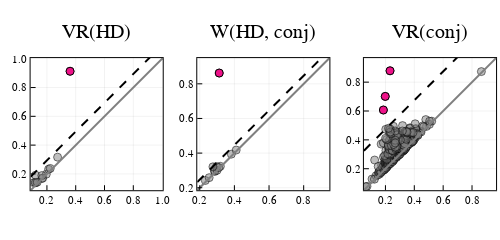

The cell this chart's notebook holds for it:
### Markdown cell above
### Analogous pair via witness bar 136

### Code cell
# plot persistence diagrams
witness_bar = 12
p1 = plot_PD(barcode_VR_HD, title = "VR(HD)", highlight = analogous_HD[witness_bar]["baseline_bar_extension"], cutoff = HD_cutoff)
p2 = plot_PD(barcode_W_HD_conj, title = "W(HD, conj)", highlight = [witness_bar], cutoff = W_cutoff)
p3 = plot_PD(barcode_VR_conj, title = "VR(conj)", highlight = analogous_conj[witness_bar]["baseline_bar_extension"], cutoff = conj_cutoff)
plot(p1, p2, p3, layout = HD(1,3), size = (500, 200))

### Figure 1 — Plotly figure (JSON) as saved in the notebook; plotly's stock layout.template omitted (floating-point values rounded to 4 significant figures; data arrays with more than 128 entries replaced by an {"elided": "..."} marker saying what was removed)
{"data": [{"colorbar": {"title": ""}, "legendgroup": "", "marker": {"color": "rgba(128, 128, 128, 0.500)", "line": {"color": "rgba(0, 0, 0, 0.500)", "width": 1}, "size": 8, "symbol": "circle"}, "mode": "markers", "name": "", "showlegend": false, "type": "scatter", "x": [0.1224, 0.1652, 0.1958, 0.2116, 0.1083, 0.119, 0.1323, 0.1707, 0.2232, 0.2741, 0.3607, 0.1215, 0.1647], "xaxis": "x1", "y": [0.1382, 0.1676, 0.1982, 0.2323, 0.1395, 0.14, 0.1426, 0.1716, 0.2381, 0.3163, 0.9131, 0.1914, 0.1886], "yaxis": "y1", "zmax": null, "zmin": null}, {"colorbar": {"title": ""}, "legendgroup": "", "line": {"color": "rgba(128, 128, 128, 1.000)", "dash": "solid", "shape": "linear", "width": 2}, "mode": "lines", "name": "", "showlegend": false, "type": "scatter", "x": [0.08665, 1.004], "xaxis": "x1", "y": [0.08665, 1.004], "yaxis": "y1", "zmax": null, "zmin": null}, {"colorbar": {"title": ""}, "hoverinfo": "text", "legendgroup": "", "marker": {"color": "rgba(238, 18, 137, 1.000)", "line": {"color": "rgba(0, 0, 0, 1.000)", "width": 1}, "size": 8, "symbol": "circle"}, "mode": "markers", "name": "", "showlegend": false, "text": [11], "type": "scatter", "x": [0.3607], "xaxis": "x1", "y": [0.9131], "yaxis": "y1", "zmax": null, "zmin": null}, {"colorbar": {"title": ""}, "hoverinfo": "none", "legendgroup": "", "line": {"color": "rgba(0, 0, 0, 1.000)", "dash": "dash", "shape": "linear", "width": 2}, "mode": "lines", "name": "", "showlegend": false, "type": "scatter", "x": [0.08665, 0.09561, 0.1785, 0.2283, 0.2704, 0.3161, 0.3583, 0.4035, 0.4559, 0.5024, 0.5433, 0.5878, 0.6325, 0.682, 0.7291, 0.7781, 0.8193, 0.8696, 0.9169, 0.9927, 1.004], "xaxis": "x1", "y": [0.1806, 0.1895, 0.2724, 0.3222, 0.3643, 0.4101, 0.4522, 0.4974, 0.5498, 0.5964, 0.6372, 0.6817, 0.7265, 0.776, 0.823, 0.872, 0.9132, 0.9636, 1.011, 1.087, 1.098], "yaxis": "y1", "zmax": null, "zmin": null}, {"colorbar": {"title": ""}, "legendgroup": "", "marker": {"color": "rgba(128, 128, 128, 0.500)", "line": {"color": "rgba(0, 0, 0, 0.500)", "width": 1}, "size": 8, "symbol": "circle"}, "mode": "markers", "name": "", "showlegend": false, "type": "scatter", "x": [0.2844, 0.2881, 0.2999, 0.3189, 0.3822, 0.4105, 0.2321, 0.2544, 0.2965, 0.3099, 0.276, 0.3124], "xaxis": "x2", "y": [0.2973, 0.2945, 0.3004, 0.3238, 0.3939, 0.4176, 0.2419, 0.2583, 0.3227, 0.3164, 0.3207, 0.8623], "yaxis": "y2", "zmax": null, "zmin": null}, {"colorbar": {"title": ""}, "legendgroup": "", "line": {"color": "rgba(128, 128, 128, 1.000)", "dash": "solid", "shape": "linear", "width": 2}, "mode": "lines", "name": "", "showlegend": false, "type": "scatter", "x": [0.1857, 0.9485], "xaxis": "x2", "y": [0.1857, 0.9485], "yaxis": "y2", "zmax": null, "zmin": null}, {"colorbar": {"title": ""}, "hoverinfo": "text", "legendgroup": "", "marker": {"color": "rgba(238, 18, 137, 1.000)", "line": {"color": "rgba(0, 0, 0, 1.000)", "width": 1}, "size": 8, "symbol": "circle"}, "mode": "markers", "name": "", "showlegend": false, "text": [12], "type": "scatter", "x": [0.3124], "xaxis": "x2", "y": [0.8623], "yaxis": "y2", "zmax": null, "zmin": null}, {"colorbar": {"title": ""}, "hoverinfo": "none", "legendgroup": "", "line": {"color": "rgba(0, 0, 0, 1.000)", "dash": "dash", "shape": "linear", "width": 2}, "mode": "lines", "name": "", "showlegend": false, "type": "scatter", "x": [0.1857, 0.1931, 0.262, 0.3034, 0.3384, 0.3764, 0.4115, 0.449, 0.4926, 0.5313, 0.5652, 0.6022, 0.6394, 0.6805, 0.7197, 0.7604, 0.7946, 0.8365, 0.8758, 0.9388, 0.9485], "xaxis": "x2", "y": [0.2323, 0.2397, 0.3086, 0.35, 0.385, 0.423, 0.4581, 0.4957, 0.5392, 0.5779, 0.6118, 0.6488, 0.686, 0.7272, 0.7663, 0.807, 0.8413, 0.8831, 0.9224, 0.9854, 0.9951], "yaxis": "y2", "zmax": null, "zmin": null}, {"colorbar": {"title": ""}, "legendgroup": "", "marker": {"color": "rgba(128, 128, 128, 0.500)", "line": {"color": "rgba(0, 0, 0, 0.500)", "width": 1}, "size": 8, "symbol": "circle"}, "mode": "markers", "name": "", "showlegend": false, "type": "scatter", "x": {"elided": "437 float values"}, "xaxis": "x3", "y": {"elided": "437 float values"}, "yaxis": "y3", "zmax": null, "zmin": null}, {"colorbar": {"title": ""}, "legendgroup": "", "line": {"color": "rgba(128, 128, 128, 1.000)", "dash": "solid", "shape": "linear", "width": 2}, "mode": "lines", "name": "", "showlegend": false, "type": "scatter", "x": [0.05093, 0.9666], "xaxis": "x3", "y": [0.05093, 0.9666], "yaxis": "y3", "zmax": null, "zmin": null}, {"colorbar": {"title": ""}, "hoverinfo": "text", "legendgroup": "", "marker": {"color": "rgba(238, 18, 137, 1.000)", "line": {"color": "rgba(0, 0, 0, 1.000)", "width": 1}, "size": 8, "symbol": "circle"}, "mode": "markers", "name": "", "showlegend": false, "text": [435, 436, 437], "type": "scatter", "x": [0.2318, 0.1857, 0.1987], "xaxis": "x3", "y": [0.8788, 0.6069, 0.7013], "yaxis": "y3", "zmax": null, "zmin": null}, {"colorbar": {"title": ""}, "hoverinfo": "none", "legendgroup": "", "line": {"color": "rgba(0, 0, 0, 1.000)", "dash": "dash", "shape": "linear", "width": 2}, "mode": "lines", "name": "", "showlegend": false, "type": "scatter", "x": [0.05093, 0.05987, 0.1426, 0.1923, 0.2343, 0.2799, 0.322, 0.3671, 0.4193, 0.4658, 0.5065, 0.5509, 0.5956, 0.645, 0.692, 0.7408, 0.782, 0.8322, 0.8794, 0.955, 0.9666], "xaxis": "x3", "y": [0.325, 0.3339, 0.4166, 0.4663, 0.5083, 0.554, 0.596, 0.6411, 0.6934, 0.7398, 0.7806, 0.825, 0.8696, 0.919, 0.966, 1.015, 1.056, 1.106, 1.153, 1.229, 1.241], "yaxis": "y3", "zmax": null, "zmin": null}], "layout": {"annotations": [{"font": {"color": "rgba(0, 0, 0, 1.000)", "family": "sans-serif", "size": 20}, "rotation": 0, "showarrow": false, "text": "VR(HD)", "x": 0.1933, "xanchor": "center", "xref": "paper", "y": 1, "yanchor": "top", "yref": "paper"}, {"font": {"color": "rgba(0, 0, 0, 1.000)", "family": "sans-serif", "size": 20}, "rotation": 0, "showarrow": false, "text": "W(HD, conj)", "x": 0.5267, "xanchor": "center", "xref": "paper", "y": 1, "yanchor": "top", "yref": "paper"}, {"font": {"color": "rgba(0, 0, 0, 1.000)", "family": "sans-serif", "size": 20}, "rotation": 0, "showarrow": false, "text": "VR(conj)", "x": 0.86, "xanchor": "center", "xref": "paper", "y": 1, "yanchor": "top", "yref": "paper"}], "height": 200, "legend": {"bgcolor": "rgba(255, 255, 255, 1.000)", "bordercolor": "rgba(0, 0, 0, 1.000)", "font": {"color": "rgba(0, 0, 0, 1.000)", "family": "sans-serif", "size": 11}, "tracegroupgap": 0, "x": 1, "y": 0}, "margin": {"b": 20, "l": 0, "r": 0, "t": 20}, "paper_bgcolor": "rgba(255, 255, 255, 1.000)", "plot_bgcolor": "rgba(255, 255, 255, 1.000)", "showlegend": true, "width": 500, "xaxis1": {"anchor": "y1", "domain": [0.06121, 0.3255], "gridcolor": "rgba(0, 0, 0, 0.100)", "gridwidth": 0.5, "linecolor": "rgba(0, 0, 0, 1.000)", "mirror": true, "range": [0.08665, 1.004], "showgrid": true, "showline": true, "showticklabels": true, "tickangle": 0, "tickcolor": "rgb(0, 0, 0)", "tickfont": {"color": "rgba(0, 0, 0, 1.000)", "family": "sans-serif", "size": 11}, "tickmode": "array", "ticks": "inside", "ticktext": ["0.2", "0.4", "0.6", "0.8", "1.0"], "tickvals": [0.2, 0.4, 0.6, 0.8, 1], "title": "", "titlefont": {"color": "rgba(0, 0, 0, 1.000)", "family": "sans-serif", "size": 15}, "type": "-", "visible": true, "zeroline": false, "zerolinecolor": "rgba(0, 0, 0, 1.000)"}, "xaxis2": {"anchor": "y2", "domain": [0.3945, 0.6588], "gridcolor": "rgba(0, 0, 0, 0.100)", "gridwidth": 0.5, "linecolor": "rgba(0, 0, 0, 1.000)", "mirror": true, "range": [0.1857, 0.9485], "showgrid": true, "showline": true, "showticklabels": true, "tickangle": 0, "tickcolor": "rgb(0, 0, 0)", "tickfont": {"color": "rgba(0, 0, 0, 1.000)", "family": "sans-serif", "size": 11}, "tickmode": "array", "ticks": "inside", "ticktext": ["0.2", "0.4", "0.6", "0.8"], "tickvals": [0.2, 0.4, 0.6, 0.8], "title": "", "titlefont": {"color": "rgba(0, 0, 0, 1.000)", "family": "sans-serif", "size": 15}, "type": "-", "visible": true, "zeroline": false, "zerolinecolor": "rgba(0, 0, 0, 1.000)"}, "xaxis3": {"anchor": "y3", "domain": [0.7279, 0.9921], "gridcolor": "rgba(0, 0, 0, 0.100)", "gridwidth": 0.5, "linecolor": "rgba(0, 0, 0, 1.000)", "mirror": true, "range": [0.05093, 0.9666], "showgrid": true, "showline": true, "showticklabels": true, "tickangle": 0, "tickcolor": "rgb(0, 0, 0)", "tickfont": {"color": "rgba(0, 0, 0, 1.000)", "family": "sans-serif", "size": 11}, "tickmode": "array", "ticks": "inside", "ticktext": ["0.2", "0.4", "0.6", "0.8"], "tickvals": [0.2, 0.4, 0.6, 0.8], "title": "", "titlefont": {"color": "rgba(0, 0, 0, 1.000)", "family": "sans-serif", "size": 15}, "type": "-", "visible": true, "zeroline": false, "zerolinecolor": "rgba(0, 0, 0, 1.000)"}, "yaxis1": {"anchor": "x1", "domain": [0.1489, 0.8095], "gridcolor": "rgba(0, 0, 0, 0.100)", "gridwidth": 0.5, "linecolor": "rgba(0, 0, 0, 1.000)", "mirror": true, "range": [0.08665, 1.004], "showgrid": true, "showline": true, "showticklabels": true, "tickangle": 0, "tickcolor": "rgb(0, 0, 0)", "tickfont": {"color": "rgba(0, 0, 0, 1.000)", "family": "sans-serif", "size": 11}, "tickmode": "array", "ticks": "inside", "ticktext": ["0.2", "0.4", "0.6", "0.8", "1.0"], "tickvals": [0.2, 0.4, 0.6, 0.8, 1], "title": "", "titlefont": {"color": "rgba(0, 0, 0, 1.000)", "family": "sans-serif", "size": 15}, "type": "-", "visible": true, "zeroline": false, "zerolinecolor": "rgba(0, 0, 0, 1.000)"}, "yaxis2": {"anchor": "x2", "domain": [0.1489, 0.8095], "gridcolor": "rgba(0, 0, 0, 0.100)", "gridwidth": 0.5, "linecolor": "rgba(0, 0, 0, 1.000)", "mirror": true, "range": [0.1857, 0.9485], "showgrid": true, "showline": true, "showticklabels": true, "tickangle": 0, "tickcolor": "rgb(0, 0, 0)", "tickfont": {"color": "rgba(0, 0, 0, 1.000)", "family": "sans-serif", "size": 11}, "tickmode": "array", "ticks": "inside", "ticktext": ["0.2", "0.4", "0.6", "0.8"], "tickvals": [0.2, 0.4, 0.6, 0.8], "title": "", "titlefont": {"color": "rgba(0, 0, 0, 1.000)", "family": "sans-serif", "size": 15}, "type": "-", "visible": true, "zeroline": false, "zerolinecolor": "rgba(0, 0, 0, 1.000)"}, "yaxis3": {"anchor": "x3", "domain": [0.1489, 0.8095], "gridcolor": "rgba(0, 0, 0, 0.100)", "gridwidth": 0.5, "linecolor": "rgba(0, 0, 0, 1.000)", "mirror": true, "range": [0.05093, 0.9666], "showgrid": true, "showline": true, "showticklabels": true, "tickangle": 0, "tickcolor": "rgb(0, 0, 0)", "tickfont": {"color": "rgba(0, 0, 0, 1.000)", "family": "sans-serif", "size": 11}, "tickmode": "array", "ticks": "inside", "ticktext": ["0.2", "0.4", "0.6", "0.8"], "tickvals": [0.2, 0.4, 0.6, 0.8], "title": "", "titlefont": {"color": "rgba(0, 0, 0, 1.000)", "family": "sans-serif", "size": 15}, "type": "-", "visible": true, "zeroline": false, "zerolinecolor": "rgba(0, 0, 0, 1.000)"}}}
